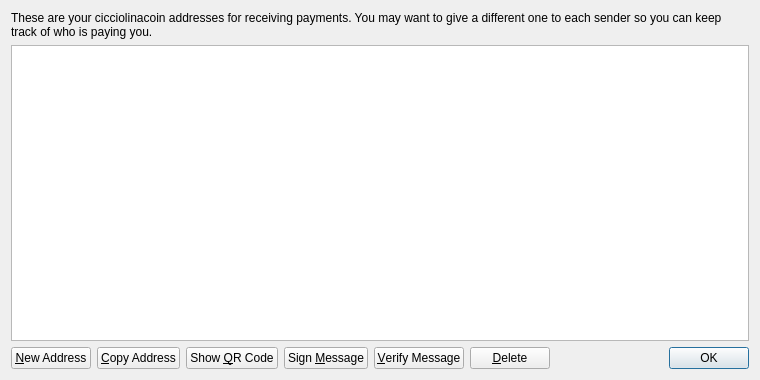
<?xml version="1.0" encoding="UTF-8"?>
<ui version="4.0">
 <class>AddressBookPage</class>
 <widget class="QWidget" name="AddressBookPage">
  <property name="geometry">
   <rect>
    <x>0</x>
    <y>0</y>
    <width>760</width>
    <height>380</height>
   </rect>
  </property>
  <property name="windowTitle">
   <string>Address Book</string>
  </property>
  <layout class="QVBoxLayout" name="verticalLayout">
   <item>
    <widget class="QLabel" name="labelExplanation">
     <property name="text">
      <string>These are your cicciolinacoin addresses for receiving payments. You may want to give a different one to each sender so you can keep track of who is paying you.</string>
     </property>
     <property name="textFormat">
      <enum>Qt::PlainText</enum>
     </property>
     <property name="wordWrap">
      <bool>true</bool>
     </property>
    </widget>
   </item>
   <item>
    <widget class="QTableView" name="tableView">
     <property name="contextMenuPolicy">
      <enum>Qt::CustomContextMenu</enum>
     </property>
     <property name="toolTip">
      <string>Double-click to edit address or label</string>
     </property>
     <property name="tabKeyNavigation">
      <bool>false</bool>
     </property>
     <property name="alternatingRowColors">
      <bool>true</bool>
     </property>
     <property name="selectionMode">
      <enum>QAbstractItemView::SingleSelection</enum>
     </property>
     <property name="selectionBehavior">
      <enum>QAbstractItemView::SelectRows</enum>
     </property>
     <property name="sortingEnabled">
      <bool>true</bool>
     </property>
     <attribute name="verticalHeaderVisible">
      <bool>false</bool>
     </attribute>
    </widget>
   </item>
   <item>
    <layout class="QHBoxLayout" name="horizontalLayout">
     <item>
      <widget class="QPushButton" name="newAddressButton">
       <property name="toolTip">
        <string>Create a new address</string>
       </property>
       <property name="text">
        <string>&amp;New Address</string>
       </property>
       <property name="icon">
        <iconset resource="../bitcoin.qrc">
         <normaloff>:/icons/add</normaloff>:/icons/add</iconset>
       </property>
      </widget>
     </item>
     <item>
      <widget class="QPushButton" name="copyToClipboard">
       <property name="toolTip">
        <string>Copy the currently selected address to the system clipboard</string>
       </property>
       <property name="text">
        <string>&amp;Copy Address</string>
       </property>
       <property name="icon">
        <iconset resource="../bitcoin.qrc">
         <normaloff>:/icons/editcopy</normaloff>:/icons/editcopy</iconset>
       </property>
      </widget>
     </item>
     <item>
      <widget class="QPushButton" name="showQRCode">
       <property name="text">
        <string>Show &amp;QR Code</string>
       </property>
       <property name="icon">
        <iconset resource="../bitcoin.qrc">
         <normaloff>:/icons/qrcode</normaloff>:/icons/qrcode</iconset>
       </property>
      </widget>
     </item>
     <item>
      <widget class="QPushButton" name="signMessage">
       <property name="toolTip">
        <string>Sign a message to prove you own a cicciolinacoin address</string>
       </property>
       <property name="text">
        <string>Sign &amp;Message</string>
       </property>
       <property name="icon">
        <iconset resource="../bitcoin.qrc">
         <normaloff>:/icons/edit</normaloff>:/icons/edit</iconset>
       </property>
      </widget>
     </item>
     <item>
      <widget class="QPushButton" name="verifyMessage">
       <property name="toolTip">
        <string>Verify a message to ensure it was signed with a specified cicciolinacoin address</string>
       </property>
       <property name="text">
        <string>&amp;Verify Message</string>
       </property>
       <property name="icon">
        <iconset resource="../bitcoin.qrc">
         <normaloff>:/icons/transaction_0</normaloff>:/icons/transaction_0</iconset>
       </property>
      </widget>
     </item>
     <item>
      <widget class="QPushButton" name="deleteButton">
       <property name="toolTip">
        <string>Delete the currently selected address from the list</string>
       </property>
       <property name="text">
        <string>&amp;Delete</string>
       </property>
       <property name="icon">
        <iconset resource="../bitcoin.qrc">
         <normaloff>:/icons/remove</normaloff>:/icons/remove</iconset>
       </property>
      </widget>
     </item>
     <item>
      <spacer name="horizontalSpacer">
       <property name="orientation">
        <enum>Qt::Horizontal</enum>
       </property>
       <property name="sizeHint" stdset="0">
        <size>
         <width>40</width>
         <height>20</height>
        </size>
       </property>
      </spacer>
     </item>
     <item>
      <widget class="QDialogButtonBox" name="buttonBox">
       <property name="sizePolicy">
        <sizepolicy hsizetype="Maximum" vsizetype="Fixed">
         <horstretch>0</horstretch>
         <verstretch>0</verstretch>
        </sizepolicy>
       </property>
       <property name="standardButtons">
        <set>QDialogButtonBox::Ok</set>
       </property>
      </widget>
     </item>
    </layout>
   </item>
  </layout>
 </widget>
 <resources>
  <include location="../bitcoin.qrc"/>
 </resources>
 <connections/>
</ui>
